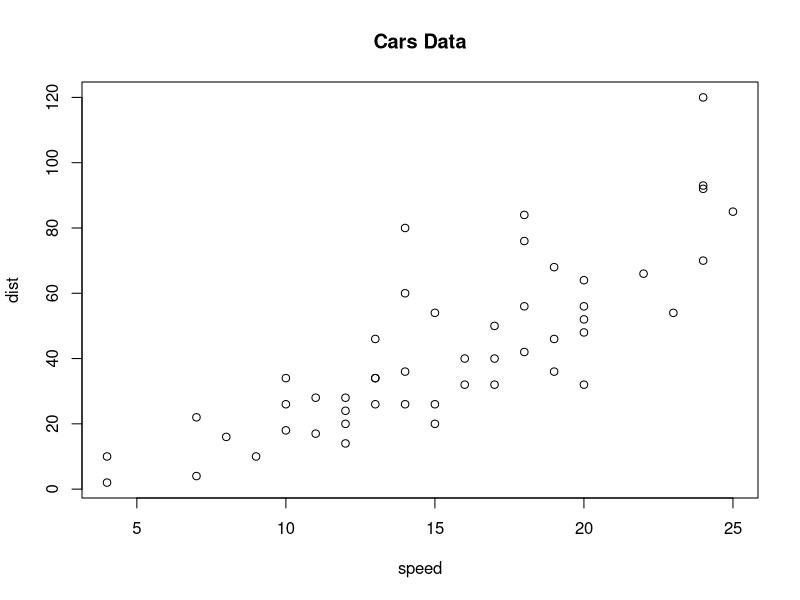

R code for this plot:
## ---- chunk 1
knitr::opts_chunk$set(echo = TRUE)
no_cars<-nrow(cars)
## ---- chunk 2
summary(cars)
## ---- chunk 3
head(cars)
## ---- chunk 4
plot(cars, main="Cars Data")
